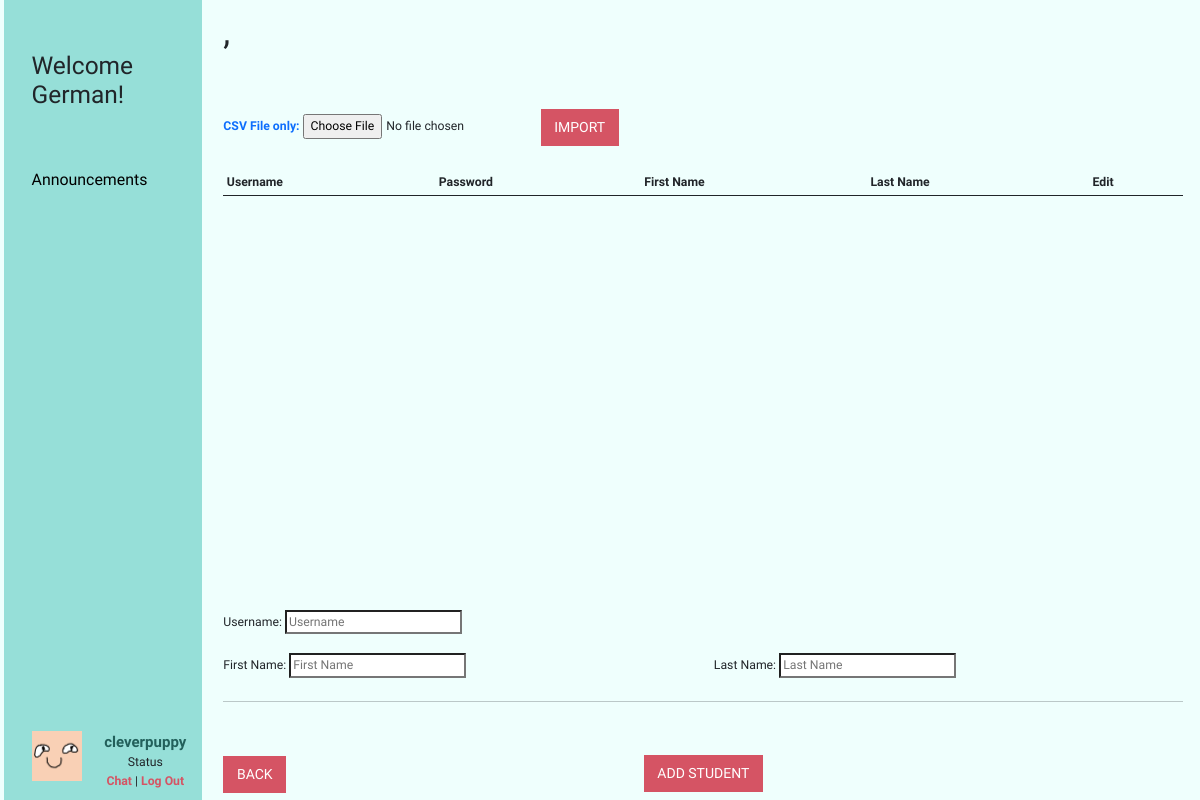
The page /platform/teacherAdd.php (signed in) on the database as committed earlier.
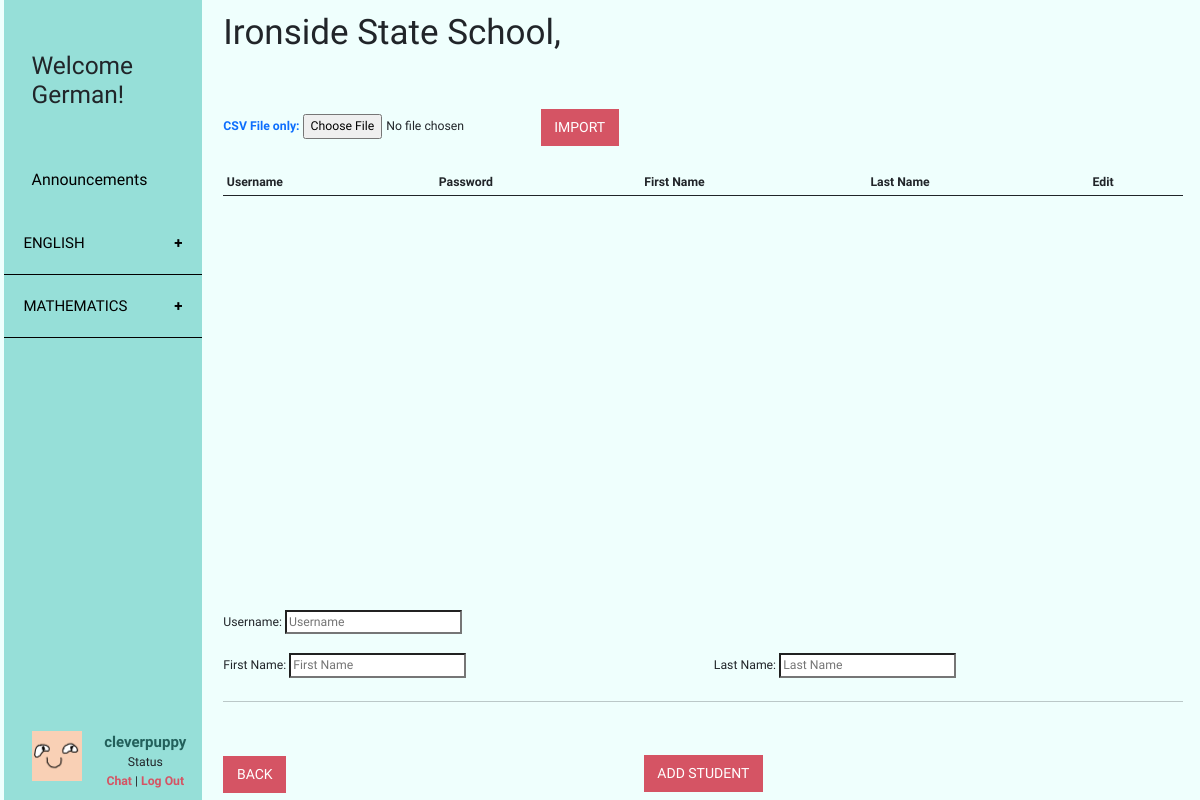
The same page on the database as committed later.
### tables this page shows
CREATE TABLE `game` (
  `id` int(10) UNSIGNED NOT NULL,
  `name` varchar(50) NOT NULL,
  `subject` varchar(50) NOT NULL,
  `description` longtext NOT NULL,
  `genre` text NOT NULL,
  `grade` int(11) NOT NULL,
  `status` int(11) NOT NULL
);

CREATE TABLE `school` (
  `id` int(10) UNSIGNED NOT NULL,
  `name` varchar(40) NOT NULL,
  `status` int(11) NOT NULL
);

### platform/includes/checkLoginStatusForBoth.php (called while the page is built, shortened)
<?php
if (isset($_SESSION['student'])) {
    $user = $_SESSION['student'];
}elseif(isset($_SESSION['teacher'])){
    $user = $_SESSION['teacher'];
    $status = "teacher";
} else {
    header('Location: index.php');
}
?>

### platform/includes/dbGame.php (called while the page is built, shortened)
<?php
require_once 'dbFunction.php';
function getAllGame($orderBy = "") {
    $orderBy = strlen($orderBy) > 0 ? "ORDER BY {$orderBy}" : "";
    return getGameBySql("SELECT * FROM {$GLOBALS['table_game']} WHERE status = 0 {$orderBy}");
}
function getGameBySql($sql = "") {
    $resultSet = query($sql);
    $resultArray = array();
    while ($row = fetch_array($resultSet)) {
        $resultArray[] = $row;
    }
    return $resultArray;
}
?>

### platform/includes/dbFunction.php (called while the page is built, shortened)
<?php
function query($sql) {
    global $connection;
    $result = mysqli_query($connection, $sql);
    return $result;
}
function fetch_array($result_set) {
    return mysqli_fetch_array($result_set);
}
?>

### platform/includes/dbSchool.php (called while the page is built, shortened)
<?php
require_once 'dbFunction.php';
function getByIdSchool($id = 0) {
    $result_array = getSchoolBySql("SELECT * FROM {$GLOBALS['table_school']} WHERE {$GLOBALS['pk_school']}= {$id} AND status = 0 LIMIT 1 ");
    return !empty($result_array) ? array_shift($result_array) : false;
}
function getSchoolBySql($sql = "") {
    $resultSet = query($sql);
    $resultArray = array();
    while ($row = fetch_array($resultSet)) {
        $resultArray[] = $row;
    }
    return $resultArray;
}
?>

### platform/teacherAdd.php (the view, shortened to what the changed rows need)
<?php
include_once 'includes/checkLoginStatusForBoth.php';
include_once 'includes/dbGame.php';
include_once 'includes/dbSchool.php';
$grade = isset($_GET['grade']) ? $_GET['grade'] : '';
$class = isset($_GET['class']) ? $_GET['class'] : '';
$schoolInfo = getByIdSchool($user['school']);
?>
<!doctype html>
<html lang="en">
<head>
    <?php
    include 'css.php';
    ?>
</head>
<body>
<div class="container-fluid">
    <div class="row">
        <?php
        include_once("sideBar.php");
        ?>
        <div role="main" class="main col-md-9 ml-sm-auto col-lg-10 px-4">
            <div class="row" >
                <?php echo "<h1>{$schoolInfo['name']}, {$grade}{$class}</h1>" ?>
            </div>
            <div class="table-responsive" style="position: absolute; margin-top: 2%; width: 80%;">
                <table class="table table-striped table-sm">
                    <thead>
                    <tr>
                        <th>Username</th>
                        <th>Password</th>
                        <th>First Name</th>
                        <th>Last Name</th>
                        <th>Edit</th>
                    </tr>
                    </thead>
                </table>
            </div>
        </div>
    </div>
</div>
</body>
</html>

### platform/sideBar.php (shortened to what the changed rows need)
<?php
include_once "includes/dbGame.php";
$games = getAllGame('subject');
?>
<nav class="col-md-2 d-none d-md-block" style="background-color: #96DFD8; padding: 0px">
    <div class="sidebar-sticky">
        <ul>
            <h2>Welcome <?= $user['firstname']; ?>!</h2>
        </ul>
        <a href="announcements.php" id="sidebar-button"><ul class="sidebar-button-ul">Announcements</ul></a>
        <?php
        $subject = "";
        foreach($games as $row => $rowDetails ){
            if($rowDetails['subject'] != $subject){
                if(isset($gameId) && $gameId == $rowDetails['id']){
                    echo "<button id='game" .$rowDetails['id']. "' class='collapsible active'>{$rowDetails['subject']}</button>";
                }else{
                    echo "<button class='collapsible'>{$rowDetails['subject']}</button>";
                }
            }
        }
        ?>
        <ul>
            <div class="row bottom-navbar">
            </div>
        </ul>
    </div>
</nav>

Rows that differ between the two databases and show on the page:
now on this page (row edited): game: subject "ENGLISH"
now on this page (row edited): game: subject "MATHEMATICS"
now on this page (row edited): school: name "Ironside State School"
